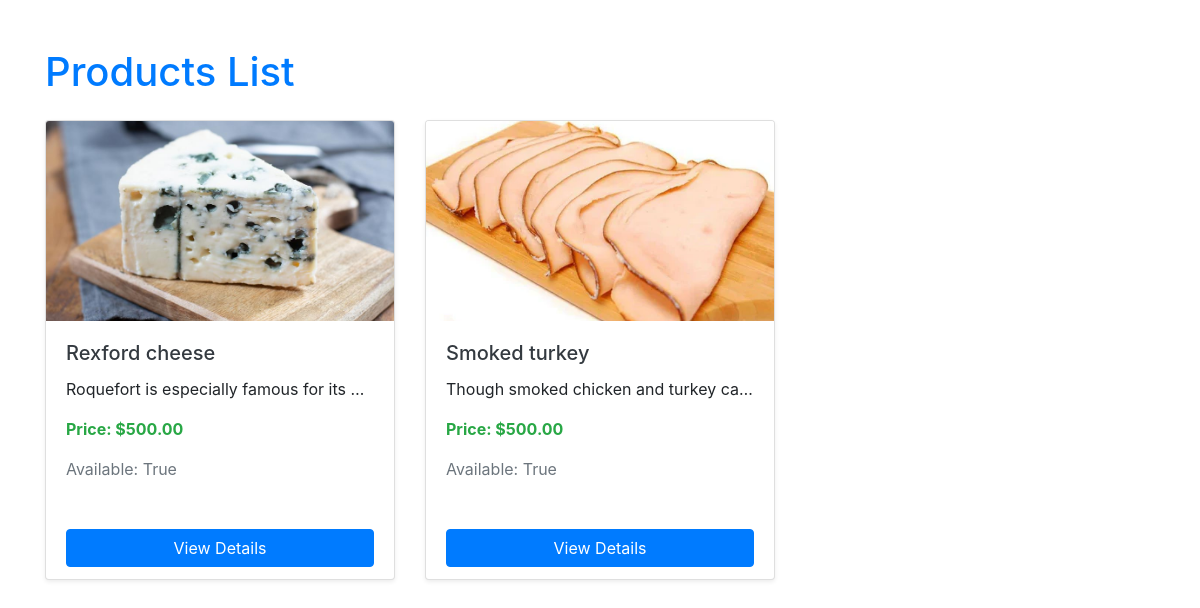
Screenshot of /products/ with the database file from the repository.
### products/models.py (models this page shows, shortened)
class Product(models.Model):
    name = models.CharField(max_length=200)
    description = models.TextField()
    price = models.DecimalField(max_digits=10, decimal_places=2)
    image = models.ImageField(upload_to='images/Products/%y/%m/%d')
    active = models.BooleanField(default=True)
    class Meta:
        verbose_name = 'Mart Product'
        ordering = ['name']

### products/views.py (the view)
# urls.py: path('products/', include('products.urls')),
def products(request):
    products = Product.objects.filter(active=True)
    return render(request, 'products/products.html', {'products': products})

### templates/products/products.html
{% extends "base.html" %} {% block content %}
<div class="container py-5">
  <h1 class="mb-4 text-primary">Products List</h1>
  <div class="row">
    {% for product in products %}
    <div class="col-md-4 mb-4">
      <div class="card h-100 shadow-sm">
        {% if product.image %}
        <img
          src="{{ product.image.url }}"
          class="card-img-top"
          alt="{{ product.name }}"
          style="max-height: 200px; object-fit: cover"
        />
        {% endif %}
        <div class="card-body d-flex flex-column">
          <h5 class="card-title">
            <a href="{% url 'product' product.id %}" class="text-dark"
              >{{ product.name }}</a
            >
          </h5>
          <p class="card-text text-truncate">{{ product.description }}</p>
          <p class="text-success font-weight-bold">
            Price: ${{ product.price }}
          </p>
          <p class="text-muted">
            Available:
            <span class="{{ product.active|yesno:'text-success:text-danger' }}">
              {{ product.active|yesno:'Yes:No' }}
            </span>
          </p>
        </div>
        <div class="card-footer bg-transparent border-top-0">
          <a
            href="{% url 'product' product.id %}"
            class="btn btn-primary btn-block"
            >View Details</a
          >
        </div>
      </div>
    </div>
    {% endfor %}
  </div>
</div>
{% endblock content %}

### templates/base.html (shortened to what this page needs)
{% load static %}
<!DOCTYPE html>
<html lang="en">
<head>
  <link rel="stylesheet" href="{% static 'css/style.css' %}" />
  <link href="https://stackpath.bootstrapcdn.com/bootstrap/4.5.2/css/bootstrap.min.css" rel="stylesheet">
</head>
<body>
  {% block content %}{% endblock %}
</body>
</html>

### ecommerce/static/css/style.css (style rules this page uses)
body { background-color: #fff0db; }

### rows the page displays
Product: image (picture), name "Rexford cheese", description "Roquefort is especially famous for its…", price "500.00", active "True"
Product: image (picture), name "Smoked turkey", description "Though smoked chicken and turkey ca…", price "500.00", active "True"
